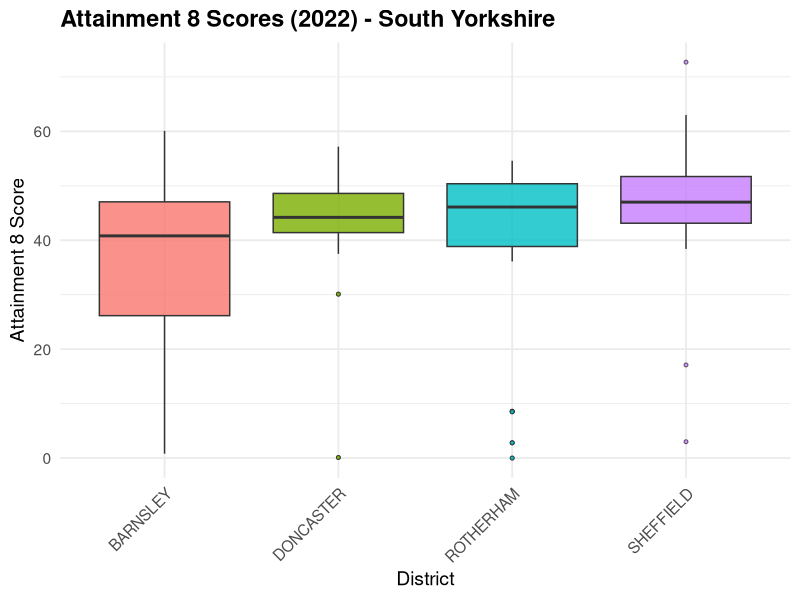
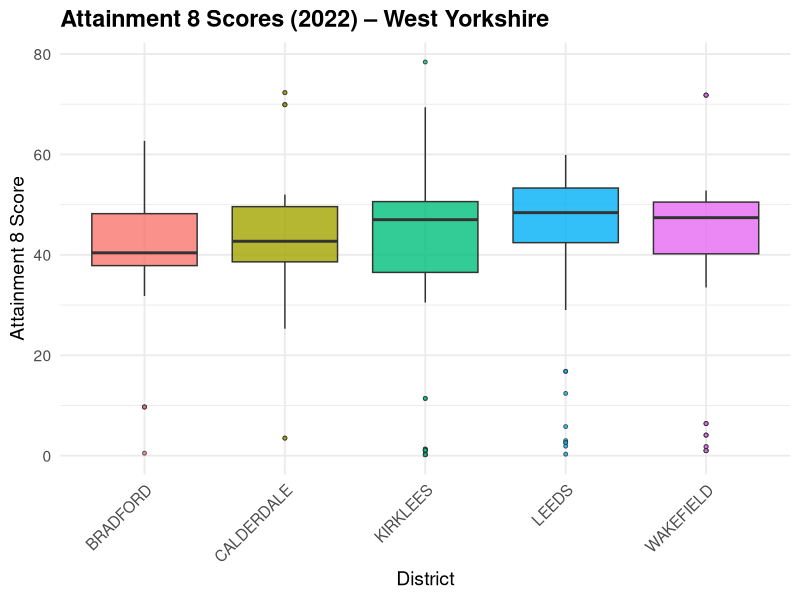
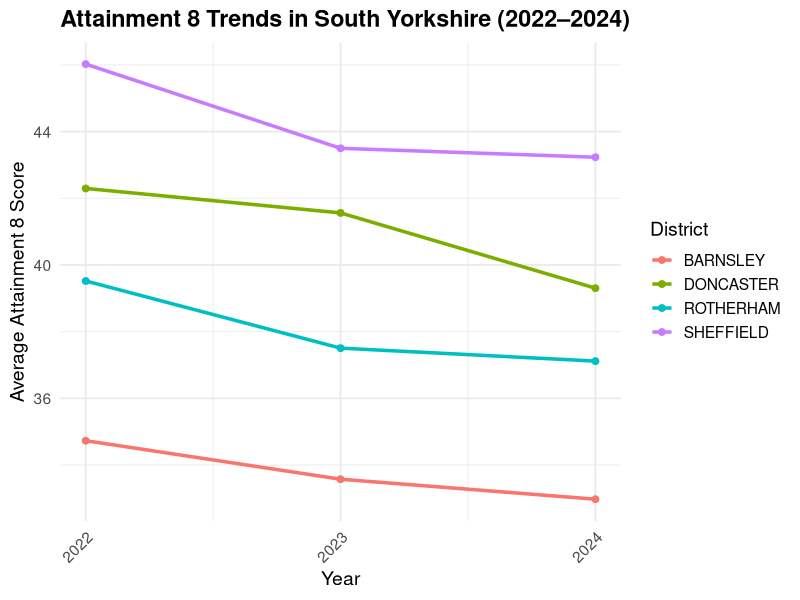
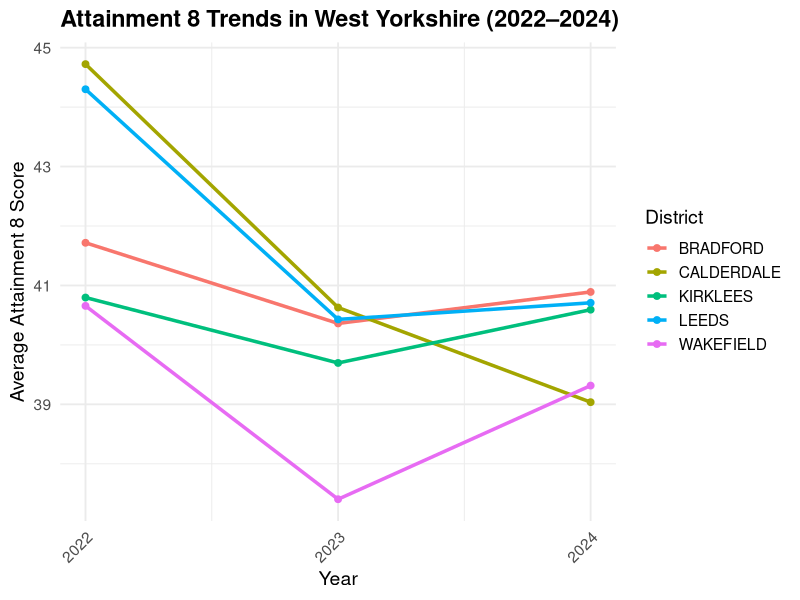

R code for these plots, in order:
library(tidyverse)

school<-read_csv("Cleaned Data/cleanSchool.csv")

# Define South Yorkshire districts
south_yorkshire_districts <- c("SHEFFIELD", "BARNSLEY", "DONCASTER", "ROTHERHAM")

# Filter for 2022 and South Yorkshire
school_filtered_sy <- school %>%
  filter(year == 2022, toupper(District) %in% south_yorkshire_districts) %>%
  mutate(District = toupper(District))

# Plot: Boxplot of Attainment 8 score by District
ggplot(school_filtered_sy, aes(x = District, y = attainment_8_score, fill = District)) +
  geom_boxplot(outlier.shape = 21, outlier.size = 1, alpha = 0.8) +
  labs(
    title = "Attainment 8 Scores (2022) - South Yorkshire",
    x = "District",
    y = "Attainment 8 Score"
  ) +
  theme_minimal(base_size = 14) +
  theme(
    axis.text.x = element_text(angle = 45, hjust = 1),
    plot.title = element_text(face = "bold"),
    legend.position = "none"
  )

# Define West Yorkshire districts
west_yorkshire_districts <- c("LEEDS", "BRADFORD", "CALDERDALE", "KIRKLEES", "WAKEFIELD")

# Filter for 2022 and West Yorkshire districts
school_filtered_wy <- school %>%
  filter(year == 2022, toupper(District) %in% west_yorkshire_districts) %>%
  mutate(District = toupper(District))

# Plot: Boxplot of Attainment 8 score by District (West Yorkshire)
ggplot(school_filtered_wy, aes(x = District, y = attainment_8_score, fill = District)) +
  geom_boxplot(outlier.shape = 21, outlier.size = 1, alpha = 0.8) +
  labs(
    title = "Attainment 8 Scores (2022) – West Yorkshire",
    x = "District",
    y = "Attainment 8 Score"
  ) +
  theme_minimal(base_size = 14) +
  theme(
    axis.text.x = element_text(angle = 45, hjust = 1),
    plot.title = element_text(face = "bold"),
    legend.position = "none"
  )

yorkshire_districts <- c(south_yorkshire_districts, west_yorkshire_districts)

# Filter and label counties
school_filtered <- school %>%
  filter(toupper(District) %in% yorkshire_districts, year %in% c(2022, 2023, 2024)) %>%
  mutate(
    District = toupper(District),
    County = case_when(
      District %in% south_yorkshire_districts ~ "South Yorkshire",
      District %in% west_yorkshire_districts ~ "West Yorkshire"
    )
  )

# Summarize Attainment 8 scores
school_summary <- school_filtered %>%
  group_by(County, District, year) %>%
  summarise(AvgAttainment8 = mean(attainment_8_score, na.rm = TRUE), .groups = "drop")

# Split data
south_school <- school_summary %>% filter(County == "South Yorkshire")
west_school <- school_summary %>% filter(County == "West Yorkshire")

# South Yorkshire Plot
p_south_school <- ggplot(south_school, aes(x = year, y = AvgAttainment8, color = District, group = District)) +
  geom_line(linewidth = 1.2) +
  geom_point(size = 2) +
  scale_x_continuous(breaks = c(2022, 2023, 2024)) +
  labs(
    title = "Attainment 8 Trends in South Yorkshire (2022–2024)",
    x = "Year",
    y = "Average Attainment 8 Score",
    color = "District"
  ) +
  theme_minimal(base_size = 14) +
  theme(
    plot.title = element_text(face = "bold"),
    axis.text.x = element_text(angle = 45, hjust = 1)
  )

# West Yorkshire Plot
p_west_school <- ggplot(west_school, aes(x = year, y = AvgAttainment8, color = District, group = District)) +
  geom_line(linewidth = 1.2) +
  geom_point(size = 2) +
  scale_x_continuous(breaks = c(2022, 2023, 2024)) +
  labs(
    title = "Attainment 8 Trends in West Yorkshire (2022–2024)",
    x = "Year",
    y = "Average Attainment 8 Score",
    color = "District"
  ) +
  theme_minimal(base_size = 14) +
  theme(
    plot.title = element_text(face = "bold"),
    axis.text.x = element_text(angle = 45, hjust = 1)
  )

# Print both plots separately
p_south_school
p_west_school
